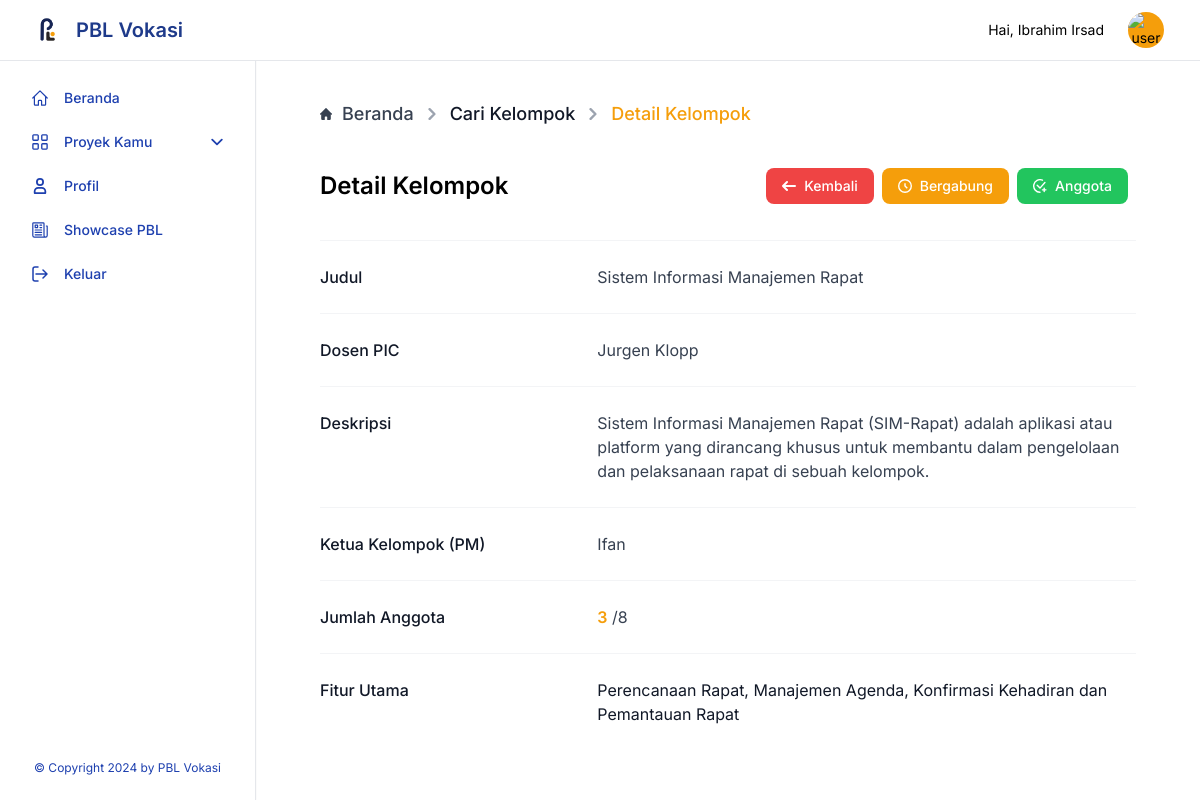
The page /user/detail-kelompok.php?bid=1&id=43 (signed in) on the database as committed earlier.
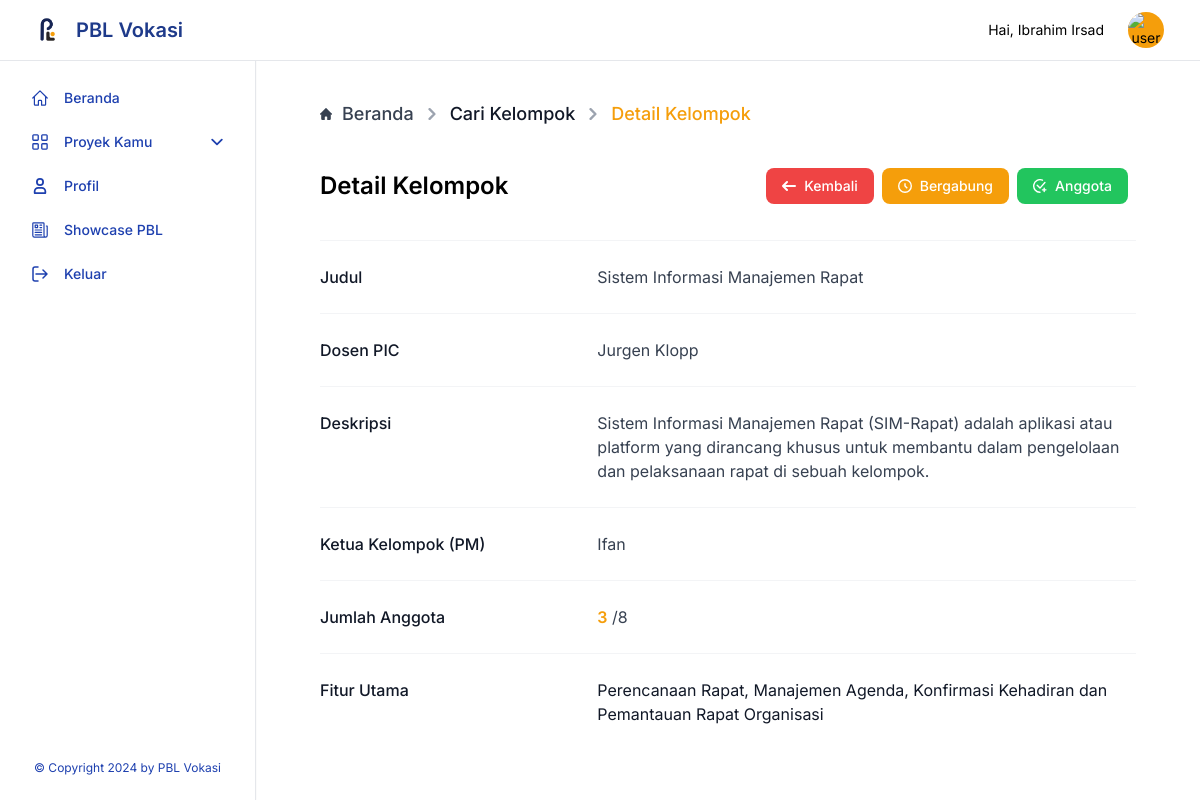
The same page on the database as committed later.
### tables this page shows
CREATE TABLE `bunch` (
  `bunch_id` int(20) NOT NULL,
  `bunch_name` varchar(250) NOT NULL,
  `leader_id` varchar(250) NOT NULL,
  `project_id` int(20) NOT NULL,
  `grade` int(20) NOT NULL,
  `status_show` varchar(12) NOT NULL
);

CREATE TABLE `proyek` (
  `id_proyek` int(20) NOT NULL,
  `nama_proyek` varchar(500) NOT NULL,
  `deskripsi_proyek` varchar(2500) NOT NULL,
  `id_user` varchar(250) NOT NULL,
  `req` varchar(2500) NOT NULL,
  `minggu` int(10) NOT NULL,
  `status_show` varchar(10) NOT NULL,
  `pict` varchar(250) NOT NULL,
  `category` int(11) NOT NULL
);

CREATE TABLE `user` (
  `email` varchar(250) NOT NULL,
  `id` varchar(20) NOT NULL,
  `nama_user` varchar(250) NOT NULL,
  `level` varchar(250) NOT NULL,
  `gambar` varchar(500) NOT NULL,
  `password` varchar(700) NOT NULL
);

### query/query.php (called while the page is built, shortened)
<?php
require 'connectdb.php';
function execThis($query)
{
  global $conn;
  $result = mysqli_query($conn, $query);
  $rows = [];
  while ($row = mysqli_fetch_assoc($result)) {
    $rows[] = $row;
  }
  return $rows;
}

### user/detail-kelompok.php (the view, shortened to what the changed rows need)
<?php
require '../query/query.php';
$projects = execThis("SELECT bunch_id, id_proyek, bunch_name, leader.nama_user AS leader_name, nama_proyek, observer.nama_user AS observer_name, deskripsi_proyek, req FROM bunch INNER JOIN proyek ON bunch.project_id = proyek.id_proyek INNER JOIN user AS leader ON bunch.leader_id = leader.email INNER JOIN user AS observer ON proyek.id_user = observer.email WHERE bunch_id = " . $_GET['bid'] . "");
$bunch_sum = mysqli_query($conn, "SELECT nama_user FROM bunch_member INNER JOIN user ON bunch_member.member_id = user.email WHERE bunch_id = " . $_GET['bid'] . "");
$bunch_num = mysqli_num_rows($bunch_sum);
?>
<!DOCTYPE html>
<html lang="en">
<head>
  <?php include("./includes/head.php") ?>
</head>
<body class="bg-white">
  <div class="p-4 sm:ml-64">
    <div class="rounded-lg mt-14 flex flex-col item-start">
      <div class="mx-auto w-full px-4 lg:px-12">
        <div class="flex w-full flex-wrap justify-between items-center">
          <h2 class="text-2xl font-semibold">Detail Kelompok</h2>
        </div>
        <?php foreach ($projects as $project) : ?>
          <div class="mt-6 border-t border-gray-100">
            <dl class="divide-y divide-gray-100">
              <div class="px-4 py-6 sm:grid sm:grid-cols-3 sm:gap-4 sm:px-0">
                <dt class="text-md font-medium leading-6 text-gray-900">Judul</dt>
                <dd class="mt-1 text-md leading-6 text-gray-700 sm:col-span-2 sm:mt-0"><?= $project['nama_proyek'] ?></dd>
              </div>
              <div class="px-4 py-6 sm:grid sm:grid-cols-3 sm:gap-4 sm:px-0">
                <dt class="text-md font-medium leading-6 text-gray-900">Dosen PIC</dt>
                <dd class="mt-1 text-md leading-6 text-gray-700 sm:col-span-2 sm:mt-0"><?= $project['observer_name'] ?></dd>
              </div>
              <div class="px-4 py-6 sm:grid sm:grid-cols-3 sm:gap-4 sm:px-0">
                <dt class="text-md font-medium leading-6 text-gray-900">Deskripsi</dt>
                <dd class="mt-1 text-md leading-6 text-gray-700 sm:col-span-2 sm:mt-0"><?= $project['deskripsi_proyek'] ?></dd>
              </div>
              <div class="px-4 py-6 sm:grid sm:grid-cols-3 sm:gap-4 sm:px-0">
                <dt class="text-md font-medium leading-6 text-gray-900">Ketua Kelompok (PM)</dt>
                <dd class="mt-1 text-md leading-6 text-gray-700 sm:col-span-2 sm:mt-0"><?= $project['leader_name'] ?></dd>
              </div>
              <div class="px-4 py-6 sm:grid sm:grid-cols-3 sm:gap-4 sm:px-0">
                <dt class="text-md font-medium leading-6 text-gray-900">Jumlah Anggota</dt>
                <dd class="mt-1 text-md leading-6 text-gray-700 sm:col-span-2 sm:mt-0"> <span class="font-semibold text-amber-500"><?= $bunch_num ?></span> /8</dd>
              </div>
              <div class="px-4 py-6 sm:grid sm:grid-cols-3 sm:gap-4 sm:px-0">
                <dt class="text-md font-medium leading-6 text-gray-900">Fitur Utama</dt>
                <dd class="text-md text-gray-900 sm:col-span-2">
                  <?= $project['req'] ?>
                </dd>
              </div>
            </dl>
          </div>
        <?php endforeach; ?>
      </div>
    </div>
</body>
</html>

Rows that differ between the two databases and show on the page:
changed through a linked row, bunch "Sistem Informasi Manajemen Rapat": project.req "Perencanaan Rapat, Manajemen Agenda, Konfirmasi Kehadiran dan Pemantauan Rapat" → "Perencanaan Rapat, Manajemen Agenda, Konfirmasi Kehadiran dan Pemantauan Rapat Organisasi"
